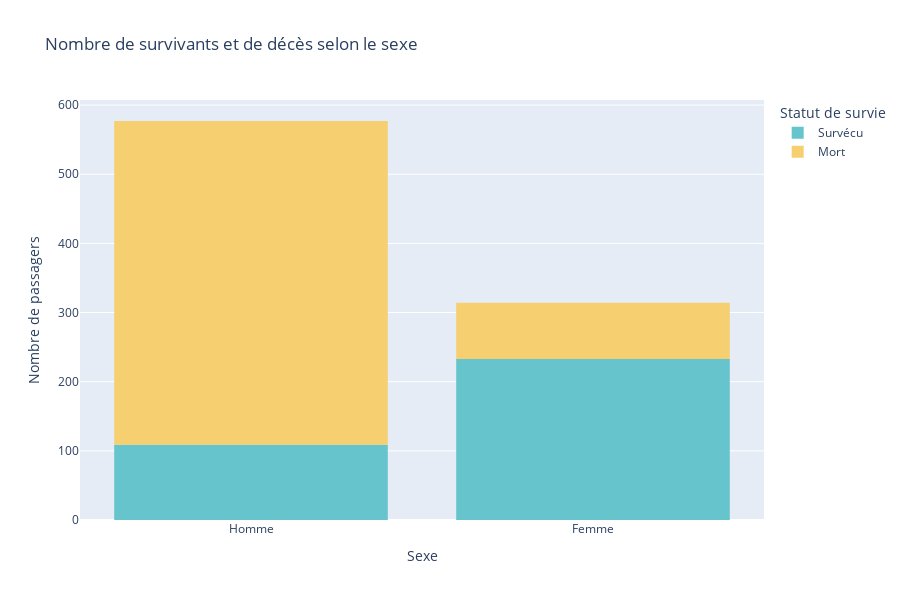

The cell this chart's notebook holds for it:
### Code cell
# Compter le nombre de survivants et de décès selon le sexe

# Créer une nouvelle colonne avec des labels explicites
df_train['Survived_label'] = df_train['Survived'].map({0: 'Mort', 1: 'Survécu'})

# Créer le graphique de la répartition des survivants et des décès selon le sexe
fig_survie_sexe = px.histogram( 
    df_train,
    x='Sex_label',
    color='Survived_label',
    color_discrete_sequence=px.colors.qualitative.Pastel,
    title="Nombre de survivants et de décès selon le sexe",
    labels={'Survived_label': 'Statut de survie'},
    category_orders={
        'Sex_label': ['Homme', 'Femme'],
        'Survived_label': ['Survécu', 'Mort']
    }
)

# Update le graphique avec les titres des axes et la hauteur
fig_survie_sexe.update_layout(
    xaxis_title="Sexe",
    yaxis_title="Nombre de passagers",
    bargap=0.2,
    height=600
)

# Afficher le graphique
fig_survie_sexe.show()

### Figure 1 — Plotly figure (JSON) as saved in the notebook; plotly's stock layout.template omitted (floating-point values rounded to 4 significant figures; data arrays with more than 128 entries replaced by an {"elided": "..."} marker saying what was removed)
{"data": [{"bingroup": "x", "hovertemplate": "Statut de survie=Survécu<br>Sex_label=%{x}<br>count=%{y}<extra></extra>", "legendgroup": "Survécu", "marker": {"color": "rgb(102, 197, 204)", "pattern": {"shape": ""}}, "name": "Survécu", "orientation": "v", "showlegend": true, "type": "histogram", "x": {"elided": "342 str values"}, "xaxis": "x", "yaxis": "y"}, {"bingroup": "x", "hovertemplate": "Statut de survie=Mort<br>Sex_label=%{x}<br>count=%{y}<extra></extra>", "legendgroup": "Mort", "marker": {"color": "rgb(246, 207, 113)", "pattern": {"shape": ""}}, "name": "Mort", "orientation": "v", "showlegend": true, "type": "histogram", "x": {"elided": "549 str values"}, "xaxis": "x", "yaxis": "y"}], "layout": {"bargap": 0.2, "barmode": "relative", "height": 600, "legend": {"title": {"text": "Statut de survie"}, "tracegroupgap": 0}, "title": {"text": "Nombre de survivants et de décès selon le sexe"}, "xaxis": {"anchor": "y", "categoryarray": ["Homme", "Femme"], "categoryorder": "array", "domain": [0, 1], "title": {"text": "Sexe"}}, "yaxis": {"anchor": "x", "domain": [0, 1], "title": {"text": "Nombre de passagers"}}}}
